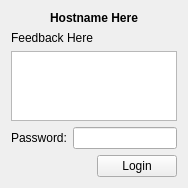
<?xml version="1.0" encoding="UTF-8"?>
<ui version="4.0">
 <class>Widget</class>
 <widget class="QWidget" name="Widget">
  <property name="geometry">
   <rect>
    <x>0</x>
    <y>0</y>
    <width>188</width>
    <height>180</height>
   </rect>
  </property>
  <property name="windowTitle">
   <string>Widget</string>
  </property>
  <layout class="QVBoxLayout" name="verticalLayout">
   <item>
    <widget class="QLabel" name="hostnameLabel">
     <property name="font">
      <font>
       <weight>75</weight>
       <bold>true</bold>
      </font>
     </property>
     <property name="text">
      <string>Hostname Here</string>
     </property>
     <property name="alignment">
      <set>Qt::AlignCenter</set>
     </property>
    </widget>
   </item>
   <item>
    <widget class="QLabel" name="feedbackLabel">
     <property name="text">
      <string>Feedback Here</string>
     </property>
    </widget>
   </item>
   <item>
    <widget class="QListWidget" name="userList"/>
   </item>
   <item>
    <layout class="QHBoxLayout" name="horizontalLayout">
     <item>
      <widget class="QLabel" name="label_2">
       <property name="text">
        <string>Password:</string>
       </property>
      </widget>
     </item>
     <item>
      <widget class="QLineEdit" name="password">
       <property name="echoMode">
        <enum>QLineEdit::Password</enum>
       </property>
      </widget>
     </item>
    </layout>
   </item>
   <item>
    <layout class="QHBoxLayout" name="horizontalLayout_2">
     <item>
      <spacer name="horizontalSpacer">
       <property name="orientation">
        <enum>Qt::Horizontal</enum>
       </property>
       <property name="sizeHint" stdset="0">
        <size>
         <width>40</width>
         <height>20</height>
        </size>
       </property>
      </spacer>
     </item>
     <item>
      <widget class="QPushButton" name="loginButton">
       <property name="text">
        <string>Login</string>
       </property>
      </widget>
     </item>
    </layout>
   </item>
  </layout>
 </widget>
 <layoutdefault spacing="6" margin="11"/>
 <resources/>
 <connections/>
</ui>
